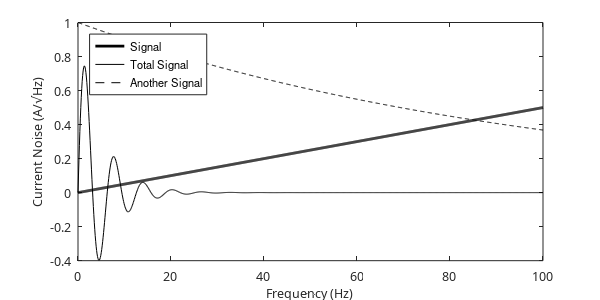

Write the MATLAB code that produced this figure.
ImageDPI=500;
ImageSizeX=6;
ImageSizeY=3;
ImageFontSize=9;
FileLabel='WithFormatting';
FontName='Garamond';
AxisFontName='CMU Serif';

a=[0:0.1:100];
b=0.005*(a);
c=sin(a).*exp(-a/5);
d=exp(-a/100);

figure2 = figure(2);

axes1 = axes('FontSize',ImageFontSize,'FontName',AxisFontName);
xlim(axes1,[min(a) max(a)]);
ylim(axes1,[-0.4 1]);
box(axes1,'on');
hold(axes1,'all');

h=plot(a,b,'k',a,c,'k',a,d,'--k');

set(h(1), 'LineWidth',2)
set(gca,'FontName',AxisFontName,'FontSize',ImageFontSize)
%Legend entries
%IMPORTANT NOTE
%Matlab has problems drawing the box around the legend if the font has been
%changed. The only way that I have found to get around this is to force
%blank spaces at the end of the longest legend entry. In this case 
%the 'Another Signal{ }' has three blank spaces after it.
m2=legend('Signal','Total Signal','Another Signal{ }',...
'Location','NorthWest');

xlabel('Frequency (Hz)','fontsize',ImageFontSize)
ylabel('Current Noise (A/\surdHz)','fontsize',ImageFontSize)

%====================
%Set the image size and save to FileLabel.png where FileLabel is set at line 9. 
set(gcf,'PaperUnits','inches','PaperPosition',[0 0 ImageSizeX ImageSizeY])
print('-dpng', strcat(FileLabel, '.png') , strcat('-r',num2str(ImageDPI)))